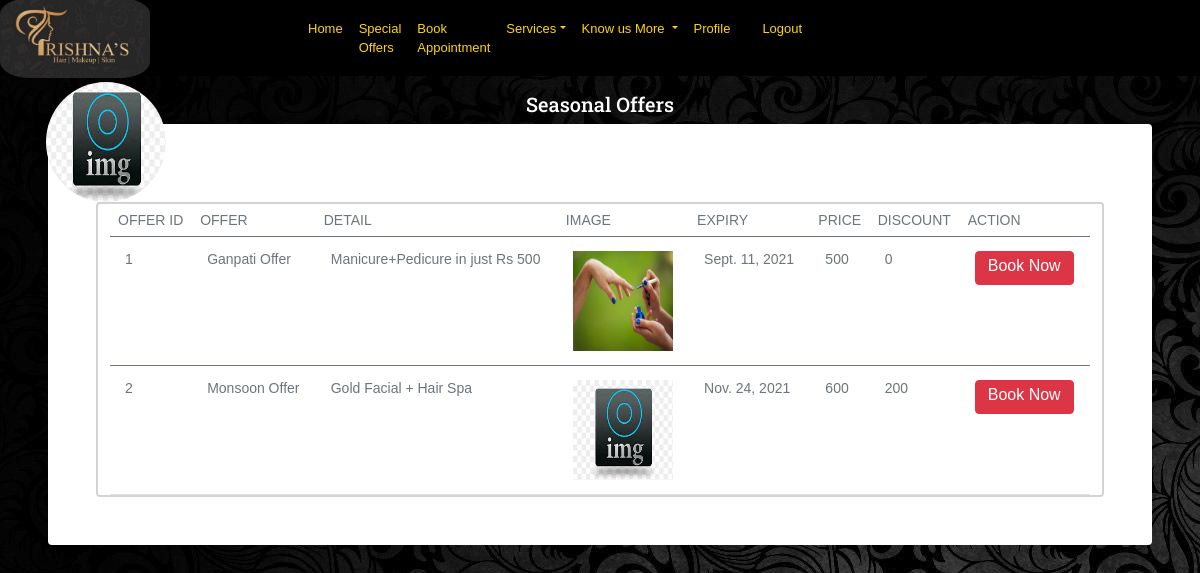
Screenshot of /getall_seasonaloffer/ (signed in) with the database file from the repository.
### salon/models.py (models this page shows, shortened)
class seasonaloffers(models.Model):
    offercategory=models.CharField( default="Seasonal Offers",max_length=100,blank=True)
    offername=models.CharField(max_length=30)
    offerdetail=models.TextField(max_length=200,blank=True)
    offerimg=models.ImageField(default='default.jpg',upload_to='offer_pics')
    offerexp=models.DateField(default=datetime.date.today()+datetime.timedelta(days=60))
    price=models.IntegerField(blank=True)
    discount=models.IntegerField(blank=True)

### user/models.py (models this page shows, shortened)
class CustomUser(AbstractBaseUser):
    email = models.EmailField(verbose_name='email',blank=True)
    password=models.CharField(max_length=1000)
    name = models.CharField(max_length=30)
    mobile = models.CharField(max_length=60,unique=True)
    is_admin = models.BooleanField(default=False)
    is_staff = models.BooleanField(default=False)
    is_superuser =models.BooleanField(default=False)
    is_active = models.BooleanField(default=True)
    USERNAME_FIELD = 'mobile'
    REQUIRED_FIELD = []
    objects = CustomUserManager()

class UserProfile(models.Model):
    user=models.OneToOneField(CustomUser,on_delete=models.CASCADE,related_name='profile')
    address=models.TextField(blank=True)
    image=models.ImageField(default='default.jpg',upload_to='user_pics')
    dob = models.DateField(null=True,blank=True)

### salon/views.py (the view)
# urls.py: path('getall_seasonaloffer/',views.getall_seasonaloffer,name="getall_seasonaloffer"),
def getall_seasonaloffer(request):
    context={}
    print("hello in seasonaloffer")
    offerlist=seasonaloffers.objects.all()
    offerdata=seasonaloffers.objects.first()  # for getting name of offermodel in heading in template
    context['offerdata']=offerdata
    context['offerlist']=offerlist
    context['today']=datetime.date.today()
    return render(request,'salon/showoffers.html',context)

### salon/templates/salon/showoffers.html (shortened to what this page needs)
{% extends "salon/header.html" %}
{% block content %}
{% load static %}
<form method="POST" enctype="multipart/form-data" action="">
  {% if user %}
<section class="py-5 header">
    <div class="container-fluid py-5 px-5 newcontainer" >
        <header class="text-center mb-5 pb-5 text-white"></header>
{% if offerdata %}
<h4 class="font-italic text-center"style= "font-family: 'Roboto Slab', serif;font-size: 20px; color:#fff; margin-top:-100px;">{{offerdata.offercategory}}</h4>
{% endif %}
                    <div class="tab-pane fade shadow rounded bg-white show active  p-5">
                      {% if user.is_authenticated %}
                    <img  class="rounded-circle account-img" src="{{user.profile.image.url}}" style="margin-top:-90px; margin-left:-50px; width:120px;height:120px;">
                      {% else %}
                      <img  class="rounded-circle account-img" src="{% static 'salon/images/default.jpg' %}" style="margin-top:-90px; margin-left:-50px; width:120px;height:120px;">
                      {% endif %}
                      <div class="container">
                      <div class="row">
                        <div class="card" >
                          <div class="table-responsive" >
                          {% if offerlist %}
                          <table class="table text-muted">
                          <thead>
                            <tr>
                            <th>Offer ID</th>
                            <th>Offer</th>
                            <th>Detail</th>
                            <th>Image</th>
                            <th>Expiry</th>
                            <th>Price</th>
                            <th>Discount</th>
                            <th>Action</th>
                            </tr>
                            </thead>
                           {% for offer in offerlist %}
                            <tbody>
                                <tr>
                                <td>{{offer.id}}</td>
                                <td>{{offer.offername}}</td>
                                <td>{{offer.offerdetail}}</td>
                                <td><img src="{{offer.offerimg.url}}" width="100" height="100"></td>
                                <td>{{offer.offerexp}}</td>
                                <td>{{offer.price}}</td>
                                <td>{{offer.discount}}</td>
                                <td><a href="{{request.path}}{{offer.id}}" class= "btn btn-danger" value="Book Now" style="padding-top:2px;">Book Now</a></td >
                            {% endfor %}
                            </tr>
                          </tbody>
                          {% endif %}
                        </table>
                      </div>
                       </div>
                        </div>
                      </div>
                      </div>
                  </div>
</section>
</form>
   {% endif %}
 {% endblock content %}

### salon/static/salon/css/styles.css (style rules this page uses)
body { background-image: url('../images/blackbg.jpg'); font-family: Arial, Helvetica, sans-serif!important; }
.card { border:2px solid LightGray; }
.table-responsive { display: block; width: 100%; overflow-x: auto; -webkit-overflow-scrolling: touch; -ms-overflow-style: -ms-autohiding-scrollbar }
.table { width: 100%; max-width: 100%; margin-bottom: 0rem; background-color: transparent }
.table thead th,thead th { border-top: 0; border-bottom-width: 1px; font-weight: 500; font-size: .875rem; text-transform: uppercase }
.table td { font-size: 0.875rem; padding: .875rem 0.9375rem }

### rows the page displays
seasonaloffers: offercategory "Seasonal Offers", id "1", offername "Ganpati Offer", offerdetail "Manicure+Pedicure in just Rs 500", offerimg (picture), offerexp "Sept. 11, 2021", price "500", discount "0"
CustomUser: profile.image (placeholder picture)
seasonaloffers: id "2", offername "Monsoon Offer", offerdetail "Gold Facial + Hair Spa", offerimg (placeholder picture), offerexp "Nov. 24, 2021", price "600", discount "200"
